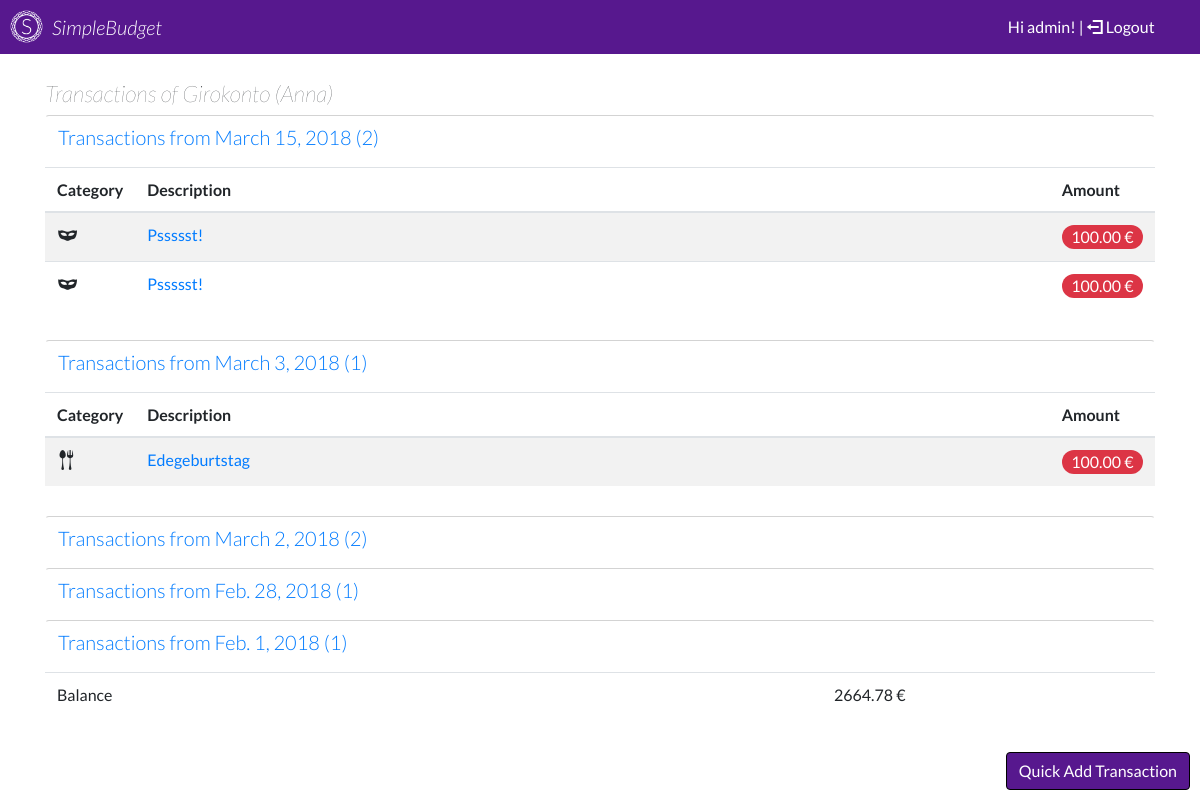
The app's page /account/3 (signed in) with its own data.
### savings/models.py (models this page shows, shortened)
class Account(models.Model):
    name = models.CharField(max_length=100)
    owner = models.ForeignKey(User, on_delete=models.SET_NULL, blank=True, null=True)
    balance = models.DecimalField(max_digits=100, decimal_places=2, default=0)
    bank = models.ForeignKey(Bank, on_delete=models.SET_NULL, blank=True, null=True)
    def __str__(self):
        return self.name

class Transaction(models.Model):
    account = models.ForeignKey(Account, on_delete=models.SET_NULL, blank=True, null=True)
    description = models.CharField(max_length=100)
    is_spending = models.BooleanField(default=True)
    amount = models.DecimalField(max_digits=100, decimal_places=2, default=0)
    category = models.ForeignKey(Category, on_delete=models.SET_NULL, blank=True, null=True)
    date = models.DateField(default=date.today)
    recurring = models.BooleanField(default=False)
    repeat_time = models.DurationField(blank=True, null=True)

class Category(models.Model):
    name = models.CharField(max_length=100)
    icon_id = models.CharField(max_length=30, choices=CATEGORY_ICON_CHOICES, default='icon-simple-budget') # This references a class in a icon set
    def __str__(self):
        return self.name
    def get_icon(self):
        return self.icon_id

### savings/views.py (the view)
# urls.py: path('account/<int:account_id>', views.account),
def account(request, account_id):
    accountObj = get_object_or_404(Account, id=account_id)
    end_date = date.today()
    start_date = end_date - timedelta(days=USER_PREFERENCE_ACCOUNT_TRANSACTIONS_DAYS)
    transactions = []
    for iterator in range(0,USER_PREFERENCE_ACCOUNT_TRANSACTIONS_DAYS):
        current_date = end_date - timedelta(days=iterator)
        day_transactions = Transaction.objects.filter(account__id=account_id, date=current_date)
        if day_transactions:
            transactions.append({
                'date': current_date,
                'transactions': day_transactions,
                'sum_transactions': len(day_transactions)
            })
    context = {
        'account': accountObj,
        'transactions': transactions
    }
    return render(request, 'savings/account.html', context)

### savings/templates/savings/account.html
{% extends "frame.html" %}
{% block content %}
{% if transactions %}
    <h2>Transactions of {{account}}</h2>
    <div id="transactions_accordions">
    {% for day in transactions  %}
        <h3 class="btn btn-link" data-toggle="collapse" data-target="#day_transactions_{{ forloop.counter }}">
            Transactions from {{ day.date }} ({{ day.sum_transactions }})
        </h3>
        <div id="day_transactions_{{ forloop.counter }}" class="collapse{% if forloop.counter <= 2 %} show{% endif %}">
            <table class="table table-striped transactions">
                <thead>
                    <tr>
                        <th class="text-left">Category</th>
                        <th class="text-left">Description</th>
                        <th class="text-left">Amount</th>
                    </tr>
                </thead>
                <tbody>
                    {% for transaction in day.transactions %}
                    <tr class="transaction">
                        <td class="icon"><p class="icon-{% if not transaction.category or not transaction.category.icon_id %}simple-budget{% else %}{{transaction.category.get_icon}}{% endif %}" title="{{transaction.category}}" tooltip="{{transaction.category}}"></p></td>
                        <td class="description"><a href="/savings/transaction/{{ transaction.id }}">{{transaction.description}}</a></td>
                        <td class="amount"><span class="badge badge-pill {% if not transaction.is_spending %} badge-success{% else %} badge-danger{% endif %}">{{transaction.amount}} €</span></td>
                    </tr>
                    {% endfor %}
                </tbody>
            </table>
        </div>
    {% endfor %}
    </div>
    <table class="table">
        <tbody>
            <tr class="balance">
                <td style="width: 70%" class="text-left">Balance</td>
                <td style="width: 30%" class="text-left balance">{{account.balance}} €</td>
            </tr>
        </tbody>
    </table>
{% else %}
    <p>No transactions yet in this account.</p>
{% endif %}
{% endblock %}

### savings/templates/frame.html (shortened to what this page needs)
{% load static %}
<head>
    <link rel="stylesheet" href="https://maxcdn.bootstrapcdn.com/bootstrap/4.0.0/css/bootstrap.min.css">
    <link href="{% static 'css/ext/open-iconic-bootstrap/css/open-iconic-bootstrap.css' %}" rel="stylesheet">
    <link href="{% static 'css/ext/budget_planner/style.css' %}" rel="stylesheet">
    <link href="{% static 'css/budget.css' %}" rel="stylesheet">
</head>
<body>
    <header>
        <a href="{% url 'index' %}">
            <h1 style="background-image: url({% static 'images/simplelogo_white.png' %})">SimpleBudget</h1>
        </a>
        <div class="userinfo">
            <p>
            {% if user and user.first_name %}
                Hi {{user.first_name}}!
            {% elif not user.first_name and user.username%}
                Hi {{user.username}}!
            {% endif %}
            {% if user.is_authenticated %}
                 | <a href="{% url 'logout' %}"><span class="oi oi-account-logout"></span> Logout</a>
            {% else %}
                <a href="{% url 'login' %}"><span class="oi oi-account-login"></span> Sign in</a>
            {% endif %}
            </p>
        </div>
    </header>
    {% block quick_add_transaction %}
        <div class="quick_add_container">
            <a href="/savings/quick_add_transaction" class="btn btn-primary">Quick Add Transaction</a>
        </div>
    {% endblock quick_add_transaction %}
    <div class="container">
        {% block content %}{% endblock %}
    </div>
</body>

### savings/static/css/ext/budget_planner/style.css (style rules this page uses)
[class^="icon-"],[class*=" icon-"] { font-family:'simple_budget' !important;speak:none;font-style:normal;font-weight:normal;font-variant:normal;text-transform:none;line-height:1;-webkit-font-smoothing:antialiased;-moz-osx-font-smoothing:grayscale }
.icon-mask:before { content:"\e91a" }
.icon-spoon-fork:before { content:"\e923" }

### savings/static/css/budget.css (style rules this page uses)
body { font-family: 'Lato', sans-serif; }
body > .container { padding-top: 80px; padding-bottom: 40px; font-weight: 300; }
body > .container h2 { font-weight: 200; font-style: italic; font-size: 17pt; }
body > .container h3 { font-weight: 300; font-style: normal; font-size: 15pt; }
[class^="icon-"], [class*=" icon-"] { font-size: 15pt; margin: 0; }
header { position: fixed; top: 0; width: 100%; background-color: #57188e; color: white; overflow: hidden; padding: 10px; }
header a, header a:hover { color: white; text-decoration: none; }
header h1 { float: left; font-size: 15pt; font-weight: 300; font-style: italic; width: 20%; margin: 0; padding-left: 42px; line-height: 170%; background-size: 33px; background-repeat: no-repeat; }
header .userinfo { color: white; font-size: 12pt; float: right; width: 50%; text-align: right; padding-right: 3%; padding-top: 5px; }
header .userinfo p { margin: 0; }
header .userinfo a { color: white; }
table.transactions { margin-bottom: 30px; }
table.transactions .badge.badge-pill { font-size: 100%; font-weight: 400; }
table.transactions td.description { width: 100%; }
table.transactions td.amount { text-align: right; }
#transactions_accordions h3 { border-top: 1px solid lightgrey; text-decoration: none; display: block; text-align: left; }
.quick_add_container { position: fixed; right: 10px; bottom: 10px; text-align: right; }
.quick_add_container .btn { background-color: #57188e; border-color: black; }

### records on screen
Account: name "Girokonto (Anna)", balance "2664.78"
Transaction: date "March 3, 2018", sum_transactions "1"
Transaction: date "Feb. 28, 2018", sum_transactions "1"
Transaction: date "Feb. 1, 2018", sum_transactions "1"

### other values on screen
{{ user.username }} "admin"
{{ day.date }} "March 15, 2018" "March 2, 2018"
{{ day.sum_transactions }} "2" "2"
